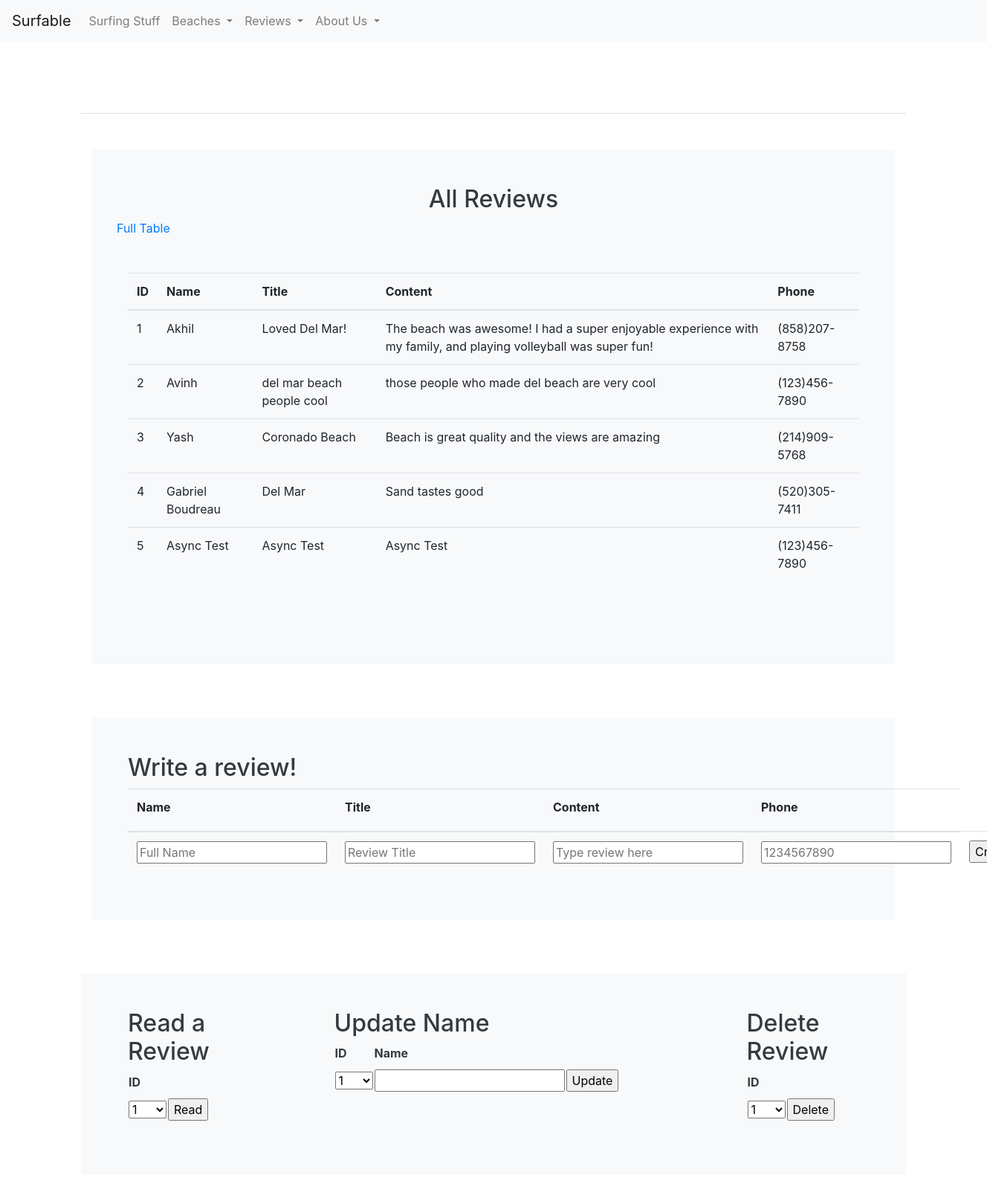
/crud/, run on the app's committed database.
### crud/model.py (models this page shows, shortened)
class Users(db.Model):
    userID = db.Column(db.Integer, primary_key=True)
    name = db.Column(db.String(255), unique=False, nullable=False)
    title = db.Column(db.String(255), unique=True, nullable=False)
    content = db.Column(db.Text, unique=False, nullable=False)
    phone = db.Column(db.String(255), unique=False, nullable=False)
    def read(self):
        return {
            "userID": self.userID,
            "name": self.name,
            "title": self.title,
            "content": self.content,
            "phone": self.phone
        }

### crud/app_crud.py (the view)
@app_crud.route('/')
def crud():
    return render_template("crud.html", table=users_all())

### crud/app_crud.py (called while the page is built)
def users_all():
    return [peep.read() for peep in Users.query.all()]

### crud/templates/crud/crud.html (shortened to what this page needs)
<!DOCTYPE html>
{% include "layouts/base.html" %}
{% block content %}
<div class="container py-4">
    <header class="pb-3 mb-4 border-bottom">
            <h1 align="center">Write Beach Reviews!</h1>
    </header>
    <div class="container py-4">
        <div class="p-5 mb-4 bg-light text-dark rounded-3">
            <h2 align="center">All Reviews</h2>
            <div align="center" class="row align-items-center">
                <a href={{url_for('crud.crud')}}>Full Table</a>
            </div>
            <div class="row align-items-md-stretch">
                <div class="container-fluid py-5">
                    <table class="table">
                        <thead>
                        <tr>
                            <th>ID</th>
                            <th>Name</th>
                            <th>Title</th>
                            <th>Content</th>
                            <th>Phone</th>
                        </tr>
                        </thead>
                        <tbody>
                        {% for row in table %}
                        {% set pn = "" ~ row['phone'] %}
                        {% set pnf = "(" ~ pn[0:3] ~ ")" ~ pn[3:6] ~ "-" ~ pn[6:10] %}
                        <tr>
                            <td>{{ row['userID'] }}</td>
                            <td>{{ row['name'] }}</td>
                            <td>{{ row['title'] }}</td>
                            <td>{{ row['content'] }}</td>
                            <td>{{ pnf }}</td>
                        </tr>
                        {% endfor %}
                        </tbody>
                    </table>
                </div>
            </div>
        </div>
    </div>
    <div class="container py-4">
        <div class="p-5 mb-4 bg-light text-dark rounded-3">
            <h2>Write a review!</h2>
            <form method="POST" ID="create" action={{url_for('crud.create')}} >
                <table class="table">
                    <thead>
                    <tr>
                        <th><label for="name">Name</label></th>
                        <th><label for="title">Title</label></th>
                        <th><label for="content">Content</label></th>
                        <th><label for="phone">Phone</label></th>
                    </tr>
                    </thead>
                    <tbody>
                    <tr>
                        <td><input type="text" name="name" id="name" placeholder="Full Name" required></td>
                        <td><input type="title" name="title" id="title" placeholder="Review Title" required></td>
                        <td><input type="content" name="content" id="content" placeholder="Type review here" required></td>
                        <td><input type="tel" name="phone" id="phone" pattern="[0-9]{10}" placeholder="1234567890" required></td>
                        <td><input type="submit" value="Create"></td>
                    </tr>
                    </tbody>
                </table>
            </form>
        </div>
    </div>
    <div class="container py-4">
        <div class="row mb-4 bg-light text-dark rounded-3">
            <div class="col-md-3">
                <div class="p-5 mb-4 bg-light text-dark rounded-3">
                    <h2>Read a Review</h2>
                    <form method="POST" ID="read" action={{url_for('crud.read')}} >
                        <table id="read_table">
                            <tr><th><label for="read_userid">ID</label></th></tr>
                            <tr>
                                <td>
                                    <select name="userid" id="read_userid">
                                        <optgroup label="userid">
                                            {% for row in table %}
                                            <option label="{{ row['userID'] }}">{{ row['userID'] }}</option>
                                            {% endfor %}
                                        </optgroup>
                                    </select>
                                </td>
                                <td>
                                    <input type="submit" value="Read">
                                </td>
                            </tr>
                        </table>
                    </form>
                </div>
            </div>
            <div class="col-md-6">
                <div class="p-5 mb-4 bg-light text-dark rounded-3">
                    <h2>Update Name</h2>
                    <form method="POST" ID="update" action={{url_for('crud.update')}} >
                        <table id="update_table">
                            <tr>
                                <th><label for="update_userid">ID</label></th>
                                <th><label for="update_name">Name</label></th>
                            </tr>
                            <tr>
                                <td>
                                    <select name="userid" id="update_userid">
                                        <optgroup label="userid">
                                            {% for row in table %}
                                            <option label="{{ row['userID'] }}">{{ row['userID'] }}</option>
                                            {% endfor %}
                                        </optgroup>
                                    </select>
                                </td>
                                <td><input type="text" name="name" id="update_name" required></td>
                                <td><input type="submit" value="Update"></td>
                            </tr>
                        </table>
                    </form>
                </div>
            </div>
            <div class="col-md-3">
                <div class="p-5 mb-4 bg-light text-dark rounded-3">
                    <h2>Delete Review</h2>
                    <form method="POST" ID="read" action={{url_for('crud.delete')}} >
                        <table id="read_table">
                            <tr><th><label for="delete_userid">ID</label></th></tr>
                            <tr>
                                <td>
                                    <select name="userid" id="delete_userid">
                                        <optgroup label="userid">
                                            {% for row in table %}
                                            <option label="{{ row['userID'] }}">{{ row['userID'] }}</option>
                                            {% endfor %}
                                        </optgroup>
                                    </select>
                                </td>
                                <td><input type="submit" value="Delete"></td>
                            </tr>
                        </table>
                    </form>
                </div>
            </div>
        </div>
    </div>
</div>
{% endblock %}

### templates/layouts/base.html (shortened to what this page needs)
<!DOCTYPE HTML>
<html lang="en">
<head>
    <link rel="stylesheet" href="https://stackpath.bootstrapcdn.com/bootstrap/4.3.1/css/bootstrap.min.css">
</head>
<body>
{% include "layouts/navbar.html" %}
</body>
</html>

### templates/layouts/navbar.html (shortened to what this page needs)
<nav class="navbar navbar-expand-lg navbar-light bg-light">
  <a class="navbar-brand" href="/">Surfable</a>
  <div class="collapse navbar-collapse" id="navbarNavAltMarkup">
    <ul class="navbar-nav mr-auto">
      <a class="nav-link" href="/customization/">Surfing Stuff</a>
      <li class="nav-item dropdown">
        <a class="nav-link dropdown-toggle" href="#" id="navbarModel" role="button" data-toggle="dropdown" aria-haspopup="true" aria-expanded="false">
          Beaches
        </a>
      </li>
      <li class="nav-item dropdown">
        <a class="nav-link dropdown-toggle" href="#" id="navbarModel" role="button" data-toggle="dropdown" aria-haspopup="true" aria-expanded="false">
          Reviews
        </a>
      </li>
      <li class="nav-item dropdown">
        <a class="nav-link dropdown-toggle" href="#" id="navbarModel" role="button" data-toggle="dropdown" aria-haspopup="true" aria-expanded="false">
          About Us
        </a>
      </li>
    </ul>
  </div>
</nav>

### templates/layouts/base.html (style rules this page uses)
body { color: black; }
body { background-image: url("https://images.unsplash.com/photo-1594293390817-a4554dc6a713?ixid=MnwxMjA3fDB8MHxzZWFyY2h8NHx8YmVhY2glMjBuaWdodHxlbnwwfHwwfHw%3D&ixlib=rb-1.2.1&w=1000&q=80"); background-repeat: no-repeat; background-size: cover; }

### crud/templates/crud/crud.html (style rules this page uses)
h1 { color: white; }

### data on the page
Users: userID "1", name "Akhil", title "Loved Del Mar!", content "The beach was awesome! I had a super enjoyable experience with my family, and playing volleyball was super fun!", pnf "(858)207-8758"
Users: userID "2", name "Avinh", title "del mar beach people cool", content "those people who made del beach are very cool", pnf "(123)456-7890"
Users: userID "3", name "Yash", title "Coronado Beach", content "Beach is great quality and the views are amazing", pnf "(214)909-5768"
Users: userID "4", name "Gabriel Boudreau", title "Del Mar", content "Sand tastes good", pnf "(520)305-7411"
Users: userID "5", name "Async Test", title "Async Test", content "Async Test", pnf "(123)456-7890"

### other printed values
form field userid "1"
